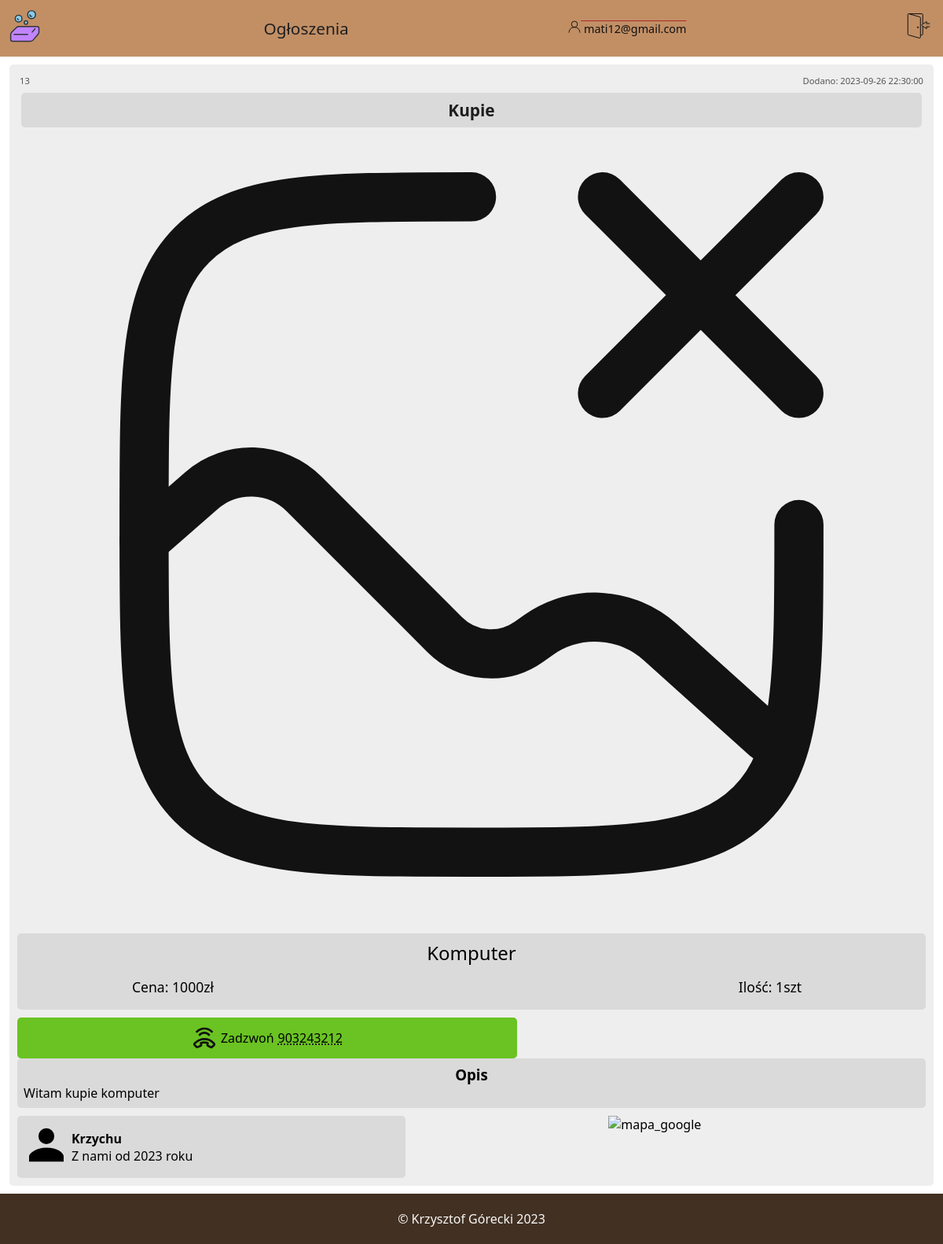
The page /ogloszenia/komputer-337332u.php (signed in) on the database its author committed.
### tables this page shows
CREATE TABLE `ogloszenia` (
  `id_ogloszenia` int(11) NOT NULL,
  `nazwa` varchar(130) NOT NULL,
  `cena` int(11) NOT NULL,
  `ilosc` smallint(6) NOT NULL,
  `kategoria` tinyint(4) NOT NULL,
  `nr_telefonu` char(9) NOT NULL,
  `opis` text NOT NULL,
  `przypisane_konto` int(11) NOT NULL,
  `zdjecia` text DEFAULT NULL,
  `link` varchar(50) NOT NULL,
  `czas_dodania` datetime NOT NULL
);

CREATE TABLE `kategoria_ogloszenia` (
  `id_kategorii` tinyint(4) NOT NULL,
  `kategoria` varchar(50) NOT NULL
);

CREATE TABLE `konta` (
  `id_konta` int(11) NOT NULL,
  `imie` varchar(100) DEFAULT NULL,
  `email` varchar(100) NOT NULL,
  `haslo` varchar(100) NOT NULL,
  `dostep` tinyint(4) NOT NULL,
  `token` varchar(60) DEFAULT NULL,
  `data_rejestracji` datetime NOT NULL,
  `ostatnie_logowanie` datetime DEFAULT NULL
);

### ogloszenia/komputer-337332u.php (the view, shortened to what this page needs)
<?php
include_once('../laczenie_z_baza.php');
?>
<!DOCTYPE html>
<html lang="pl">
<head>
    <link rel="stylesheet" href="../style.css">
</head>
<body>
<?php include_once('../menu_nav_ogloszenie.php') ?>
<div class='contener'>
<div class='produkt_box'>
<?php
$url = $_SERVER['REQUEST_URI'];
$url = parse_url($url);
$cut_url = explode("/",$url['path']);
$url = end($cut_url);
$pytanie = "SELECT id_ogloszenia, nazwa, cena, ilosc, nr_telefonu, opis, konta.imie, konta.data_rejestracji, zdjecia, kategoria_ogloszenia.kategoria, czas_dodania
FROM ogloszenia
INNER JOIN kategoria_ogloszenia on kategoria_ogloszenia.id_kategorii = ogloszenia.kategoria
INNER JOIN konta on konta.id_konta = ogloszenia.przypisane_konto
WHERE link = ?";
$wykonaj = $conn -> prepare($pytanie);
$wykonaj -> execute([$url]);
$produkt_dane = $wykonaj -> fetch(PDO::FETCH_ASSOC);
$zdjecia = explode(",", $produkt_dane["zdjecia"]);
    echo "<div class='produkt_ident'>
        <span>$produkt_dane[id_ogloszenia]</span>
        <span>Dodano: $produkt_dane[czas_dodania]</span>
    </div>";
?>
    <div class='produkt_kategoria'>
        <?php echo ucfirst($produkt_dane["kategoria"]); ?>
    </div>
<?php
    echo "<div class='produkt_showcase'>";
    if(!empty($zdjecia[0])){
        $showcase = array();
        foreach($zdjecia as $zdjecie){
            $dodane_z = "zdjecia_ogloszen/".$zdjecie;
            array_push($showcase, $dodane_z);
        }
        echo "<button onclick='zdjecie_minus()'> < </button>";
        echo "<img id='zdjecie_produktu' src='$showcase[0]' alt='produkt'>";
        echo "<button onclick='zdjecie_plus()'> > </button>";
    }
    else{
        echo "<img src='../ikony/brak_zdjecia.svg' alt='produkt' width='90%' height='auto'>";
    }
    echo "</div>";
?>
    <div class='produkt_info'>
        <p><?php echo ucfirst($produkt_dane["nazwa"]); ?></p>
        <span>Ilość: <?php echo $produkt_dane["ilosc"]; ?>szt</span>
        <span>Cena: <?php echo $produkt_dane["cena"]; ?>zł</span>
    </div>
    <div class='produkt_zadzwon'>
        <img src="../ikony/call.svg" width='32px' height='32px'>
        <span>Zadzwoń </span>
        <span><?php echo $produkt_dane['nr_telefonu'] ?></span>
    </div>
    <div class='produkt_opis'>
        <h3>Opis</h3>
        <span><?php echo ucfirst($produkt_dane["opis"]); ?></span>
    </div>
    <div class='produkt_grupaOL'>
        <div class='produkt_ogloszeniodawca'>
            <div>
                <img src="../ikony/person.svg" alt="personIcon">
            </div>
            <div>
                <p style='font-weight: bold;'><?php echo ucfirst($produkt_dane["imie"]); ?></p>
                <p>
                <?php
                $rok = explode('-', $produkt_dane["data_rejestracji"]);
                echo "Z nami od " . $rok[0] . " roku";
                ?>
                </p>
            </div>
        </div>
        <div class='produkt_lokalizacja'>
            <img src="https://media1.giphy.com/media/wFmAaA333ZXOwTA7d8/giphy.gif?cid=ecf05e47lzv29uino41d549ae89ssj9fqt4dj6v1r28l1r8r&ep=v1_gifs_search&rid=giphy.gif&ct=g" alt="mapa_google" width='150px' heigth='auto'>
        </div>
    </div>
</div>
</div>
    <?php include_once("../footer.php") ?>
</body>
</html>

### style.css (style rules this page uses)
* { box-sizing: border-box; margin: 0; font-family: 'Segoe UI', Tahoma, Geneva, Verdana, sans-serif; }
body { overflow-x: hidden; min-height: 100vh; display: flex; flex-direction: column; }
.contener { flex: 1; margin-left: auto; margin-right: auto; padding: 10px; background-color: #eeeeee; width: 98vw; height: auto; display: flex; flex-direction: column; border-radius: 5px; }
.produkt_ident { display: flex; flex-direction: row; justify-content: space-between; font-size: 0.7rem; color: #545454; padding: 3px; }
.produkt_kategoria { text-align: center; background-color: #dadada; color: #1d1d1d; font-size: 1.3rem; font-weight: bold; border-radius: 5px; padding: 8px; margin: 5px; }
.produkt_showcase { width: 90%; margin-left: auto; margin-right: auto; display: flex; justify-content: center; }
.produkt_showcase img { text-align: center; width: 100%; max-width: 1000px; margin-left: auto; margin-right: auto; }
.produkt_info { padding: 4px; display: grid; grid-template-columns: repeat(3, 1fr); grid-template-rows: repeat(2, 1fr); grid-row-gap: 15px; text-align: center; font-size: 1.1rem; margin-top: 20px; margin-bottom: 10px; border-radius: 5px; padding: 8px; background-color: #dadada; }
.produkt_info p:nth-child(1) { font-size: 1.5rem; grid-area: 1 / 1 / 2 / 4; }
.produkt_info span:nth-child(2) { grid-area: 2 / 3 / 3 / 4; }
.produkt_opis { text-align: justify; border-radius: 5px; padding: 8px; background-color: #dadada; }
.produkt_opis h3 { text-align: center; }
.produkt_grupaOL { display: flex; flex-direction: row; margin-top: 10px; gap: 5px; }
.produkt_ogloszeniodawca { display: flex; width: 45%; min-width: 140px; flex-direction: row; align-items: center; background-color: #dadada; border-radius: 5px; padding: 5px; }
.produkt_ogloszeniodawca div img { width: 64px; height: 64px; }
.produkt_lokalizacja { width: 60%; display: flex; justify-content: center; }
.produkt_zadzwon { display: flex; flex-direction: row; width: 55%; background-color: #6ac322; border-radius: 5px; padding: 10px; align-items: center; gap: 5px; justify-content: center; }
.produkt_zadzwon span:nth-child(3) { text-decoration: #1f1f1f 1.5px underline dotted; }

### rows shown on the page
ogloszenia: id_ogloszenia "13", czas_dodania "2023-09-26 22:30:00", kategoria.kategoria "Kupie", nazwa "Komputer", ilosc "1", cena "1000", nr_telefonu "903243212", opis "Witam kupie komputer", przypisane_konto.imie "Krzychu", przypisane_konto.data_rejestracji "2023"

### other values the page prints
$_SESSION[email] "mati12@gmail.com"
